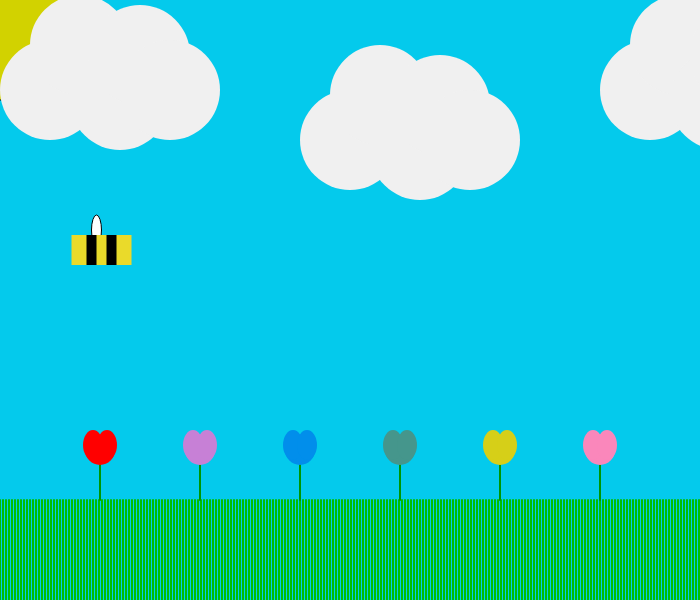
Frame 1 (no input)
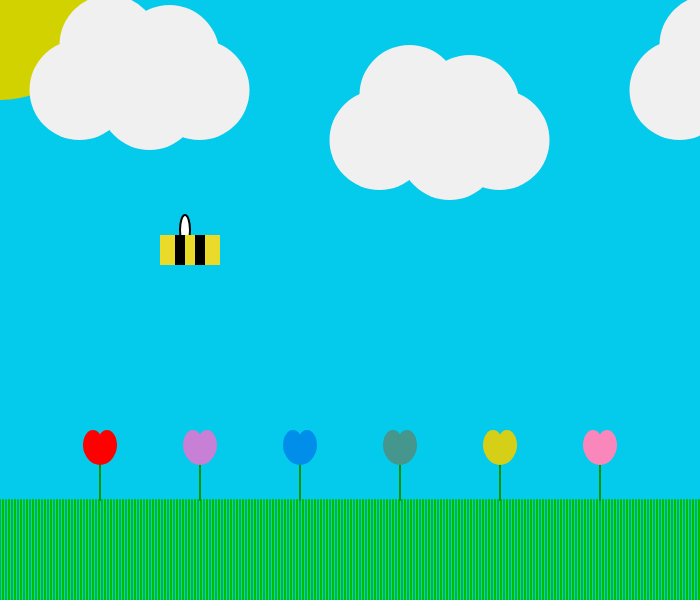
Frame 60 (no input)
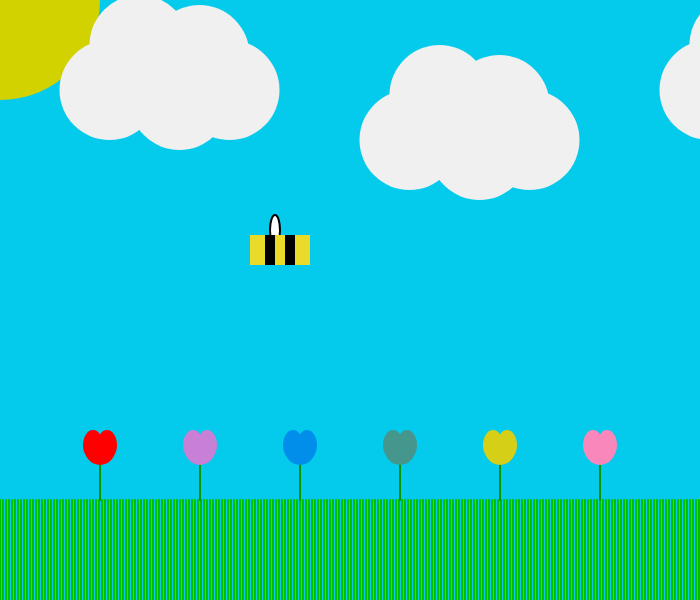
Frame 120 (the mouse pressed at the canvas centre since frame 60)

The p5.js sketch that drew these frames (run headless with seeded random() and noise() and a simulated clock; from frame 60 on, the mouse is pressed at the canvas centre):

// p5.js sketch
// ── sketch.js
let Bee1;
var a=50;
var b=350;
var c=650;
var d=[100,200,300,400,500,600];


function setup() {
  
  background(255);
  createCanvas(700, 600);
  Bee1= new Bee();
}

function draw() {
  
  let c1=color('#04caec');
  background(c1);
  fill(210,210,0);
  ellipse(0,0,200,200);
  clouds();
  Bee1.move();
  Bee1.draw();
  grass();
  flowers();
  
}

function grass(){
  for (let x=0; x<=width; x+=3){
    stroke(0,190,0);
    strokeWeight(2);
    line(x,600,x,500);
  }
} 

function flowers(){
  
  let c2=color('#C780D6');
  let c3=color('#018EEB')
  let c4=color('#45968C')
  let c5=color('#D6CF18')
  let c6=color('#FA87BB')
  
  stroke(0,150,0);
  line(d[0],500,d[0],450);
  line(d[1],500,d[1],450);
  line(d[2],500,d[2],450);
  line(d[3],500,d[3],450);
  line(d[4],500,d[4],450);
  line(d[5],500,d[5],450);
  fill(255,0,0);
  noStroke();
  ellipse(d[0],450,30,30);
  ellipse(93,445,20,30);
  ellipse(107,445,20,30);
  fill(c2);
  ellipse(d[1],450,30,30);
  ellipse(193,445,20,30);
  ellipse(207,445,20,30);
  fill(c3);
  ellipse(d[2],450,30,30);
  ellipse(293,445,20,30);
  ellipse(307,445,20,30);
  fill(c4);
  ellipse(d[3],450,30,30);
  ellipse(393,445,20,30);
  ellipse(407,445,20,30);
  fill(c5);
  ellipse(d[4],450,30,30);
  ellipse(493,445,20,30);
  ellipse(507,445,20,30);
  fill(c6);
  ellipse(d[5],450,30,30);
  ellipse(593,445,20,30);
  ellipse(607,445,20,30);
}

function clouds(){
  
  fill(240,240,240);
  noStroke();
  ellipse(a,90,100,100);
  ellipse(a+30,45,100,100);
  ellipse(a+70,100,100,100);
  ellipse(a+90,55,100,100);
  ellipse(a+120,90,100,100);
  
  ellipse(b,140,100,100);
  ellipse(b+30,95,100,100);
  ellipse(b+70,150,100,100);
  ellipse(b+90,105,100,100);
  ellipse(b+120,140,100,100);
  
  ellipse(c,90,100,100);
  ellipse(c+30,45,100,100);
  ellipse(c+70,100,100,100);
  ellipse(c+90,55,100,100);
  ellipse(c+120,90,100,100);
  
  a+=0.5
  b+=0.5
  c+=0.5
  
  if (a-100>width){
    a=-200;
  }
  if (b-100>width){
    b=-200;
  }
  if (c-100>width){
    c=-200;
  }
  
}
// ── Bee.js
class Bee {
  
constructor(){
  var x,y;
  var c;
  
  this.x=100;
  this.y=250;

}
  
  move(){
    
    this.x+=1.5;
    
    if (this.x-100>width){
      this.x=-50;
    }
    
  }
  
  draw(){
    fill(255); //color of bee's wing is white
    stroke(0); //outline of bee wing is black
    ellipse(this.x-5,230,10,30); //creates shape of bee's wing
    let c=color('#eada2a'); //yellow color of bee's body
    rectMode(CENTER); //shape of bee
    fill(c);
    noStroke();
    rect(this.x,this.y,60,30); //size of bee
    fill(0); //black color of stripes
    rect(this.x-10,this.y,10,30); //first stripe location
    rect(this.x+10,this.y,10,30); //second stripe location
   
  }
}
